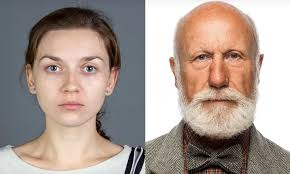
#> input picture f1.jpeg, 290 x 174 px
$ python face_detection.py
#> lines starting #> are read from the running program, lines starting #| are printed output that depends on the picture; after the words box and inside, x2 and y2 are one past the last pixel; in counts of white or black regions, pixels touching at a corner belong together
import cv2
import os


# Take user input for the image path
imgPath = input('Enter the image path: ')
#> the answer given: f1.jpeg
# A directory path to save the headshot(s)
headshotPath = input('Enter the directory path to save the headshot(s): ')
#> the answer given: out.png
# Create the directory if it doesn't exist
if not os.path.exists(headshotPath):
    os.makedirs(headshotPath)
# Load the cascade
faceCascade = cv2.CascadeClassifier('haarcascade_frontalface_default.xml')
# Read the input image
img = cv2.imread(imgPath)
#> img is the input picture: shape (174, 290, 3); mean B, G, R 146.2, 154.9, 170.6
# Convert into grayscale
grayImg = cv2.cvtColor(img, cv2.COLOR_BGR2GRAY)
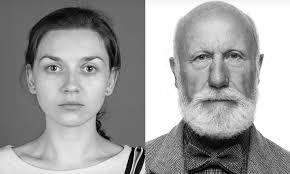
#> grayImg: shape (174, 290); min 1, max 255, mean 158.6
# Detect faces
faces = faceCascade.detectMultiScale(grayImg, scaleFactor=1.05, minNeighbors=5)
#> faces = [[24, 32, 96, 96], [173, 21, 91, 91]]
# Draw rectangle around the faces
for i, (x, y, w, h) in enumerate(faces):
    img = cv2.rectangle(img, (x, y), (x + w, y + h), (0, 255, 0), 3)
    # Save the headshot
    cv2.imwrite(f'{headshotPath}/face_{i + 1}.jpg', img[y:y + h, x:x + w])
#> this loop made 2 passes
#> pass 1, `img = cv2.rectangle(img, (x, y), (x + w, y + h), (0, 255, 0), 3)`:
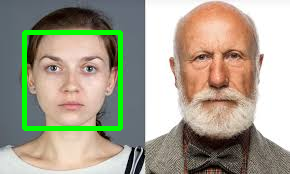
#> img: shape (174, 290, 3); 3.78% of pixels changed, all inside (x1, y1, x2, y2) = (22, 30, 123, 131)
#> pass 1, `cv2.imwrite(f'{headshotPath}/face_{i + 1}.jpg', img[y:y + h, x:x + w])`:
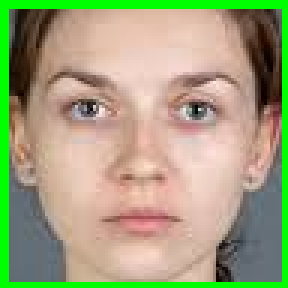
#> saved as face_1.jpg: shape (96, 96, 3) (shown 3 times larger); mean B, G, R 125.1, 162.3, 161.6
#> pass 2, `img = cv2.rectangle(img, (x, y), (x + w, y + h), (0, 255, 0), 3)`:
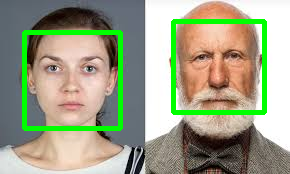
#> img: shape (174, 290, 3); 3.58% of pixels changed, all inside (x1, y1, x2, y2) = (171, 19, 267, 115)
#> pass 2, `cv2.imwrite(f'{headshotPath}/face_{i + 1}.jpg', img[y:y + h, x:x + w])`:
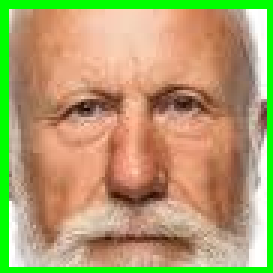
#> saved as face_2.jpg: shape (91, 91, 3) (shown 3 times larger); mean B, G, R 109.8, 160.5, 176.2
# Display the output
print(f'The number of faces in the image is {len(faces)}')
#| The number of faces in the image is 2

# I didn't need numpy and PIL
